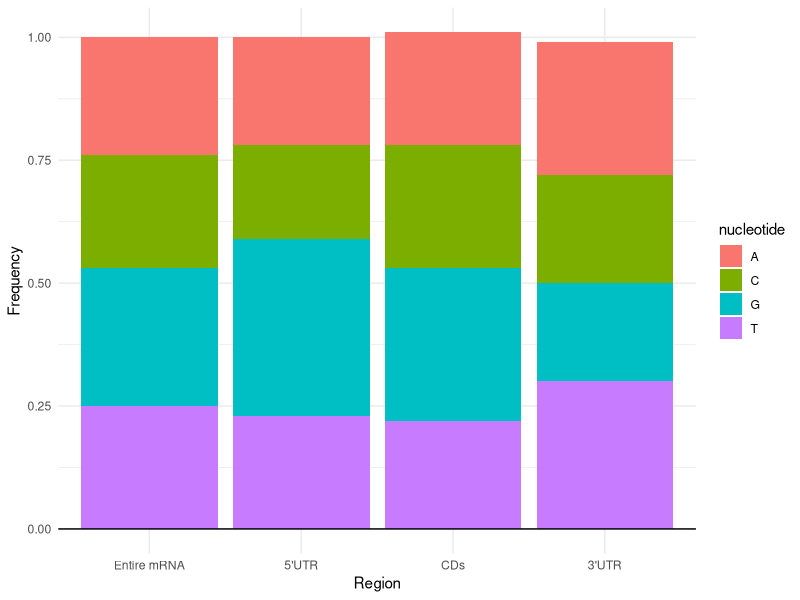
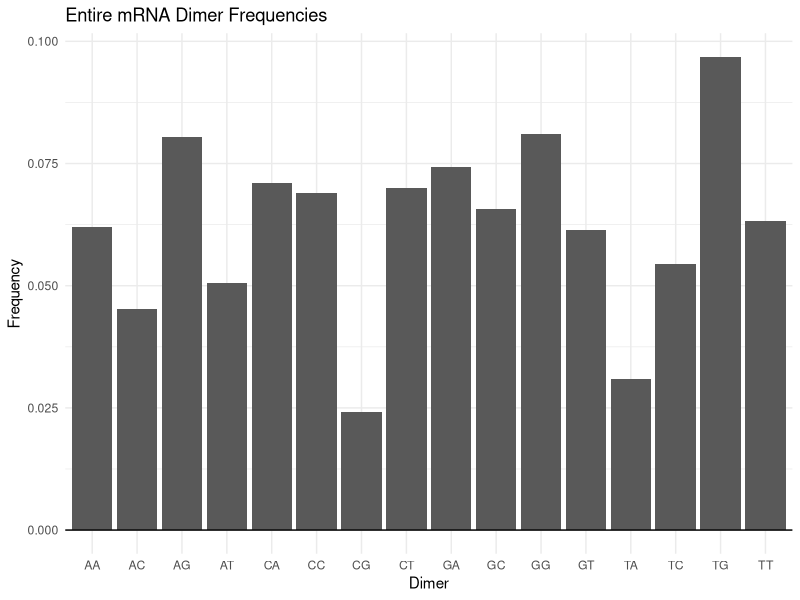
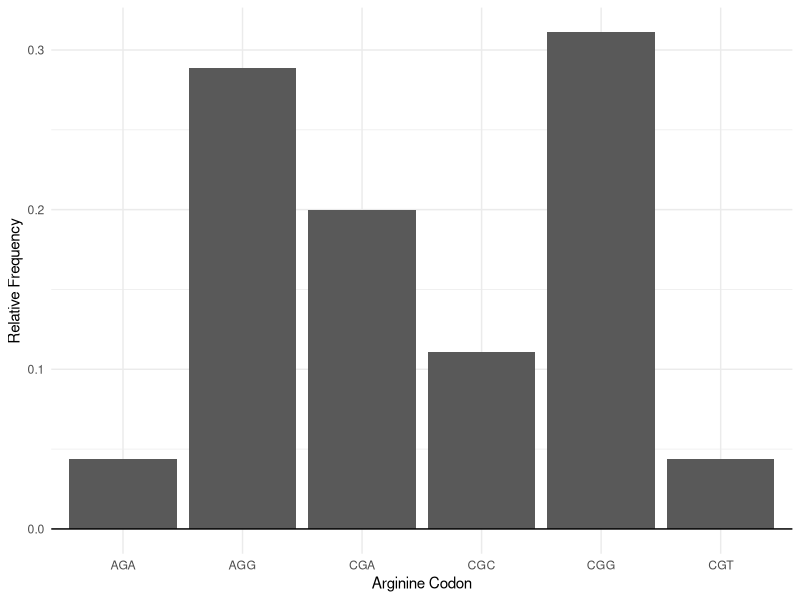
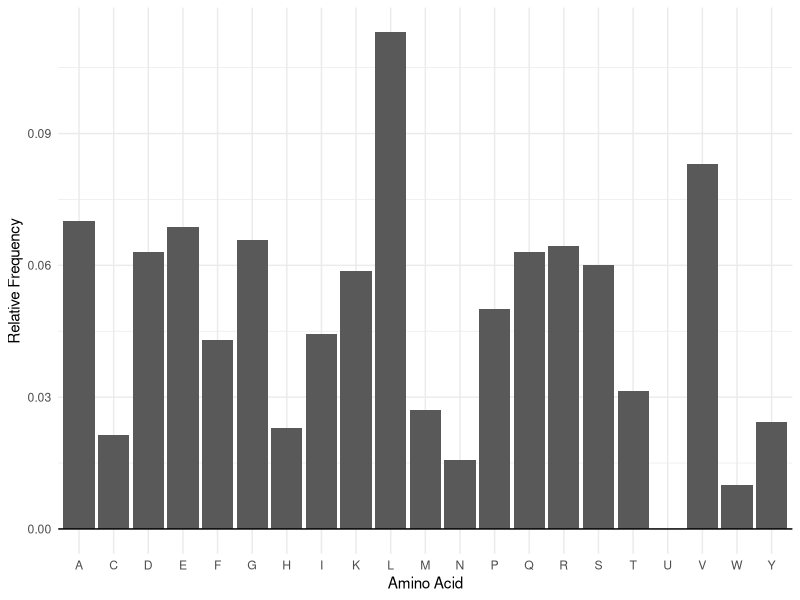

Write R code to recreate these figures, in order.
library(tidyverse)
dat <- tibble(region = rep(c("Entire mRNA", "5'UTR", "CDs", "3'UTR"), each = 4), 
              nucleotide = rep(c("A", "C", "G", "T"), times = 4), 
              freq = c(0.24, 0.23, 0.28, 0.25, 
                       0.22, 0.19, 0.36, 0.23, 
                       0.23, 0.25, 0.31, 0.22,
                       0.27, 0.22, 0.20, 0.30))

dat$region <- factor(dat$region, levels = c("Entire mRNA", "5'UTR", "CDs", "3'UTR"))

plot <- ggplot(data = dat, aes(x = region, y = freq, fill = nucleotide)) + 
  geom_col() + 
  theme_minimal() + 
  geom_hline(yintercept = 0) + 
  xlab("Region") + 
  ylab("Frequency")

ggsave(plot, filename = "nucleotide_frequencies.png", height = 3, width = 5)


dimer_dat <- read_csv('dimer_frequency.csv')
plot <- ggplot(data = dimer_dat, aes(x = Dimer, y = Frequency)) + 
  geom_col() + 
  geom_hline(yintercept = 0) + 
  theme_minimal() + 
  ggtitle("Entire mRNA Dimer Frequencies")


ggsave(plot, filename = "dimer_frequencies.png", height = 3, width = 5)


codon_dat <- tibble(Codon = c("AGA", "AGG", 'CGA', 'CGC', 'CGG', 'CGT'), 
                    Freq = c(0.044, 0.289, 0.2, 0.111, 0.311, 0.044))
plot <- ggplot(data = codon_dat, aes(x = Codon, y = Freq)) + 
  geom_col() + 
  geom_hline(yintercept = 0) + 
  theme_minimal() + 
  ylab("Relative Frequency") + 
  xlab('Arginine Codon')


ggsave(plot, filename = "arg_frequencies.png", height = 3, width = 5)


aa_dat <- read_csv('aa_frequencies.csv')

plot <- ggplot(data = aa_dat, aes(x = `Amino Acid`, y = Frequency)) + 
  geom_col() + 
  geom_hline(yintercept = 0) + 
  theme_minimal() + 
  ylab("Relative Frequency") + 
  xlab('Amino Acid')


ggsave(plot, filename = "aa_frequencies.png", height = 3, width = 5)
